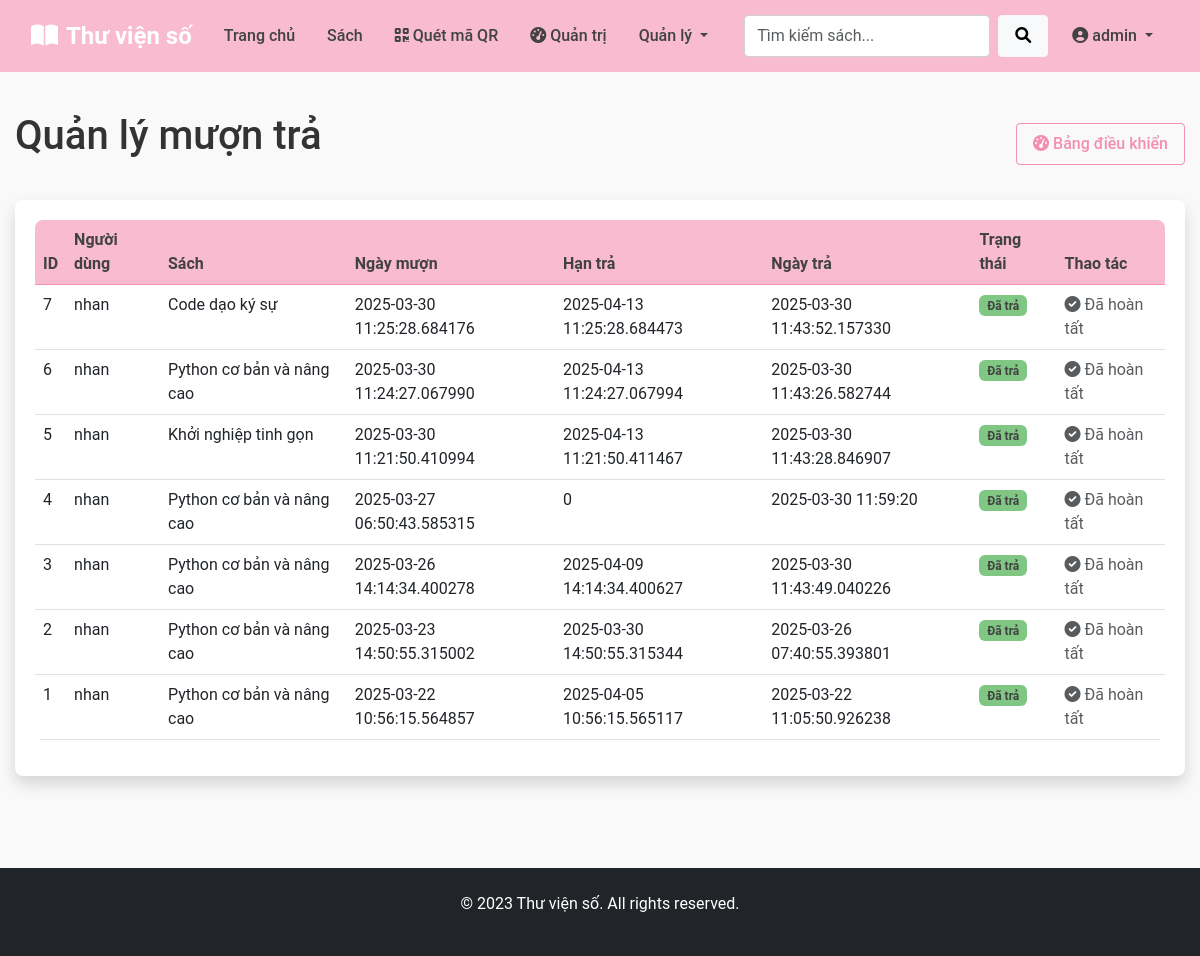
Screenshot of /admin/borrows (signed in) with the database file from the repository.
### models.py (models this page shows, shortened)
class User(db.Model, UserMixin):
    __tablename__ = 'users'
    id = db.Column(db.Integer, primary_key=True)
    username = db.Column(db.String(80), unique=True, nullable=False)
    password = db.Column(db.String(200), nullable=False)
    email = db.Column(db.String(120), unique=True, nullable=False)
    full_name = db.Column(db.String(100), nullable=False)
    role = db.Column(db.String(20), default='user')  # 'user' hoặc 'admin'
    created_at = db.Column(db.DateTime, default=datetime.utcnow)
    borrows = db.relationship('Borrow', backref='user', lazy=True)

class Borrow(db.Model):
    __tablename__ = 'borrows'
    id = db.Column(db.Integer, primary_key=True)
    user_id = db.Column(db.Integer, db.ForeignKey('users.id'), nullable=False)
    book_id = db.Column(db.Integer, db.ForeignKey('books.id'), nullable=False)
    borrow_date = db.Column(db.DateTime, default=datetime.utcnow)
    due_date = db.Column(db.DateTime)
    return_date = db.Column(db.DateTime, nullable=True)
    status = db.Column(db.String(20), default='borrowed')  # borrowed, returned, overdue

class Book(db.Model):
    __tablename__ = 'books'
    id = db.Column(db.Integer, primary_key=True)
    title = db.Column(db.String(100), nullable=False)
    author = db.Column(db.String(100), nullable=False)
    category_id = db.Column(db.Integer, db.ForeignKey('categories.id'))
    description = db.Column(db.Text)
    publication_year = db.Column(db.Integer)
    language = db.Column(db.String(50))
    pages = db.Column(db.Integer)
    is_available = db.Column(db.Boolean, default=True)
    added_by = db.Column(db.Integer, db.ForeignKey('users.id'))
    added_at = db.Column(db.DateTime, default=datetime.utcnow)
    cover_image = db.Column(db.String(255))
    file_path = db.Column(db.String(255))
    qr_code = db.Column(db.String(255))
    borrows = db.relationship('Borrow', backref='book', lazy=True)

### app.py (the view)
    def decorated_function(*args, **kwargs):
        if 'user_id' not in session:
            flash('Vui lòng đăng nhập để truy cập trang này!', 'danger')
            return redirect(url_for('login'))
        user = User.query.get(session['user_id'])
        if not user or user.role != 'admin':
            flash('Bạn không có quyền truy cập trang này!', 'danger')
            return redirect(url_for('index'))
        return f(*args, **kwargs)

### app.py (called while the page is built)
@app.template_filter('safe_date')
def safe_date(date_value, format='%d/%m/%Y'):
    if date_value is None:
        return "N/A"
    if isinstance(date_value, str):
        return date_value
    try:
        return date_value.strftime(format)
    except:
        return str(date_value)

def admin_required(f):
    def decorated_function(*args, **kwargs):
        if 'user_id' not in session:
            flash('Vui lòng đăng nhập để truy cập trang này!', 'danger')
            return redirect(url_for('login'))
        user = User.query.get(session['user_id'])
        if not user or user.role != 'admin':
            flash('Bạn không có quyền truy cập trang này!', 'danger')
            return redirect(url_for('index'))
        return f(*args, **kwargs)
    decorated_function.__name__ = f.__name__
    return decorated_function

@app.context_processor
def inject_user():
    user = None
    categories = []
    qr_urls = {}
    if 'user_id' in session:
        user = User.query.get(session['user_id'])
        if user:
            qr_urls['user_qr_url'] = url_for('user_qr', user_id=user.id)
    try:
        categories = Category.query.all()
    except:
        pass
    qr_urls['scan_qr_url'] = url_for('scan_qr')
    return dict(
        current_user=user,
        categories=categories,
        qr_urls=qr_urls
    )

### templates/admin/borrows.html (shortened to what this page needs)
{% extends 'base.html' %}
{% block content %}
<div class="d-flex justify-content-between align-items-center mb-4">
    <h1>Quản lý mượn trả</h1>
    <a href="{{ url_for('admin_dashboard') }}" class="btn btn-outline-primary">
        <i class="fas fa-tachometer-alt me-1"></i>Bảng điều khiển
    </a>
</div>
<div class="card shadow">
    <div class="card-body">
        <div class="table-responsive">
            <table class="table table-hover">
                <thead class="table-light">
                    <tr>
                        <th>ID</th>
                        <th>Người dùng</th>
                        <th>Sách</th>
                        <th>Ngày mượn</th>
                        <th>Hạn trả</th>
                        <th>Ngày trả</th>
                        <th>Trạng thái</th>
                        <th>Thao tác</th>
                    </tr>
                </thead>
                <tbody>
                    {% for borrow, user, book in borrows %}
                        <tr>
                            <td>{{ borrow.id }}</td>
                            <td>{{ user.username }}</td>
                            <td>{{ book.title }}</td>
                            <td>{{ borrow.borrow_date|safe_date }}</td>
                            <td>{{ borrow.due_date|safe_date }}</td>
                            <td>
                                {% if borrow.return_date %}
                                    {{ borrow.return_date|safe_date }}
                                {% else %}
                                    <span class="text-muted">Chưa trả</span>
                                {% endif %}
                            </td>
                            <td>
                                {% if borrow.status == 'borrowed' %}
                                    <span class="badge bg-primary">Đang mượn</span>
                                {% elif borrow.status == 'returned' %}
                                    <span class="badge bg-success">Đã trả</span>
                                {% elif borrow.status == 'overdue' %}
                                    <span class="badge bg-danger">Quá hạn</span>
                                {% endif %}
                            </td>
                            <td>
                                {% if borrow.status != 'returned' %}
                                    <div class="btn-group">
                                        <button type="button" class="btn btn-sm btn-outline-primary dropdown-toggle" data-bs-toggle="dropdown">
                                            Cập nhật
                                        </button>
                                        <ul class="dropdown-menu">
                                            <li>
                                                <form action="{{ url_for('update_borrow', borrow_id=borrow.id) }}" method="POST">
                                                    <input type="hidden" name="status" value="returned">
                                                    <button type="submit" class="dropdown-item">Đánh dấu đã trả</button>
                                                </form>
                                            </li>
                                            <li>
                                                <form action="{{ url_for('update_borrow', borrow_id=borrow.id) }}" method="POST">
                                                    <input type="hidden" name="status" value="overdue">
                                                    <button type="submit" class="dropdown-item">Đánh dấu quá hạn</button>
                                                </form>
                                            </li>
                                        </ul>
                                    </div>
                                {% else %}
                                    <span class="text-muted"><i class="fas fa-check-circle"></i> Đã hoàn tất</span>
                                {% endif %}
                            </td>
                        </tr>
                    {% else %}
                        <tr>
                            <td colspan="8" class="text-center">Chưa có lượt mượn sách nào!</td>
                        </tr>
                    {% endfor %}
                </tbody>
            </table>
        </div>
    </div>
</div>
{% endblock %}

### templates/base.html (shortened to what this page needs)
<!DOCTYPE html>
<html lang="vi">
<head>
    <link href="https://cdn.jsdelivr.net/npm/bootstrap@5.3.0-alpha1/dist/css/bootstrap.min.css" rel="stylesheet">
    <link rel="stylesheet" href="https://cdnjs.cloudflare.com/ajax/libs/font-awesome/6.0.0/css/all.min.css">
    <link rel="stylesheet" href="{{ url_for('static', filename='css/style.css') }}">
</head>
<body>
    <nav class="navbar navbar-expand-lg navbar-dark bg-primary">
        <div class="container">
            <a class="navbar-brand" href="{{ url_for('index') }}">
                <i class="fas fa-book-open me-2"></i>Thư viện số
            </a>
            <div class="collapse navbar-collapse" id="navbarNav">
                <ul class="navbar-nav me-auto">
                    <li class="nav-item">
                        <a class="nav-link" href="{{ url_for('index') }}">Trang chủ</a>
                    </li>
                    <li class="nav-item">
                        <a class="nav-link" href="{{ url_for('book_list') }}">Sách</a>
                    </li>
                    <li class="nav-item">
                        <a class="nav-link" href="{{ url_for('scan_qr') }}">
                            <i class="fas fa-qrcode me-1"></i>Quét mã QR
                        </a>
                    </li>
                    {% if current_user and current_user.role == 'admin' %}
                        <li class="nav-item">
                            <a class="nav-link" href="{{ url_for('admin_dashboard') }}">
                                <i class="fas fa-tachometer-alt me-1"></i>Quản trị
                            </a>
                        </li>
                        <li class="nav-item dropdown">
                            <a class="nav-link dropdown-toggle" href="#" data-bs-toggle="dropdown">
                                Quản lý
                            </a>
                        </li>
                    {% endif %}
                </ul>
                <form class="d-flex me-2" action="{{ url_for('book_list') }}" method="get">
                    <input class="form-control me-2" type="search" name="search" placeholder="Tìm kiếm sách...">
                    <button class="btn btn-light" type="submit">
                        <i class="fas fa-search"></i>
                    </button>
                </form>
                <ul class="navbar-nav">
                    {% if current_user %}
                        <li class="nav-item dropdown">
                            <a class="nav-link dropdown-toggle" href="#" data-bs-toggle="dropdown">
                                <i class="fas fa-user-circle me-1"></i>{{ current_user.username }}
                            </a>
                        </li>
                    {% endif %}
                </ul>
            </div>
        </div>
    </nav>
    <main class="container py-4">
        {% block content %}{% endblock %}
    </main>
    <footer class="bg-dark text-white py-4 mt-5">
        <div class="container text-center">
            <p>&copy; 2023 Thư viện số. All rights reserved.</p>
        </div>
    </footer>
</body>
</html>

### static/css/style.css (style rules this page uses)
body { min-height: 100vh; display: flex; flex-direction: column; font-family: 'Roboto', sans-serif; color: #333; background-color: #f9f9f9; }
main { flex: 1; }
footer { margin-top: auto; padding: 1.5rem 0; background-color: #f8bbd0; color: #424242; }
h1, h2, h3, h4, h5, h6 { font-weight: 500; margin-bottom: 1rem; }
.container { max-width: 1200px; padding: 0 15px; }
.card { margin-bottom: 20px; border-radius: 0.5rem; border: none; box-shadow: 0 0.125rem 0.25rem rgba(0, 0, 0, 0.075); transition: transform 0.3s, box-shadow 0.3s; }
.card-body { padding: 1.25rem; }
.navbar { padding: 0.8rem 1rem; }
.navbar-brand { font-weight: bold; font-size: 1.5rem; }
.nav-link { font-weight: 500; padding: 0.5rem 1rem !important; }
.form-control { border-radius: 0.25rem; padding: 0.5rem 0.75rem; border: 1px solid #ced4da; }
.btn { border-radius: 0.25rem; padding: 0.5rem 1rem; font-weight: 500; transition: all 0.3s; }
.bg-primary { background-color: #f8bbd0 !important; }
.navbar-dark.bg-primary { background-color: #f8bbd0 !important; }
.navbar-dark .navbar-nav .nav-link { color: #424242 !important; }
.btn-outline-primary { color: #f48fb1 !important; border-color: #f48fb1 !important; }
.badge.bg-success { background-color: #81c784 !important; color: #424242 !important; }
a { color: #f06292; text-decoration: none; }
.table { background-color: white; border-radius: 0.5rem; overflow: hidden; }
.table th { background-color: #f8bbd0; color: #424242; border-color: #f48fb1; }

### rows the page displays
User: username "admin"
Borrow: id "7", borrow_date "2025-03-30 11:25:28.684176", due_date "2025-04-13 11:25:28.684473", return_date "2025-03-30 11:43:52.157330", status "returned" (drawn)
User: username "nhan" "nhan" "nhan" "nhan" "nhan" "nhan" "nhan"
Book: title "Code dạo ký sự"
Borrow: id "6", borrow_date "2025-03-30 11:24:27.067990", due_date "2025-04-13 11:24:27.067994", return_date "2025-03-30 11:43:26.582744", status "returned" (drawn)
Book: title "Python cơ bản và nâng cao" "Python cơ bản và nâng cao" "Python cơ bản và nâng cao" "Python cơ bản và nâng cao" "Python cơ bản và nâng cao"
Borrow: id "5", borrow_date "2025-03-30 11:21:50.410994", due_date "2025-04-13 11:21:50.411467", return_date "2025-03-30 11:43:28.846907", status "returned" (drawn)
Book: title "Khởi nghiệp tinh gọn"
Borrow: id "4", borrow_date "2025-03-27 06:50:43.585315", due_date "0", return_date "2025-03-30 11:59:20", status "returned" (drawn)
Borrow: id "3", borrow_date "2025-03-26 14:14:34.400278", due_date "2025-04-09 14:14:34.400627", return_date "2025-03-30 11:43:49.040226", status "returned" (drawn)
Borrow: id "2", borrow_date "2025-03-23 14:50:55.315002", due_date "2025-03-30 14:50:55.315344", return_date "2025-03-26 07:40:55.393801", status "returned" (drawn)
Borrow: id "1", borrow_date "2025-03-22 10:56:15.564857", due_date "2025-04-05 10:56:15.565117", return_date "2025-03-22 11:05:50.926238", status "returned" (drawn)
